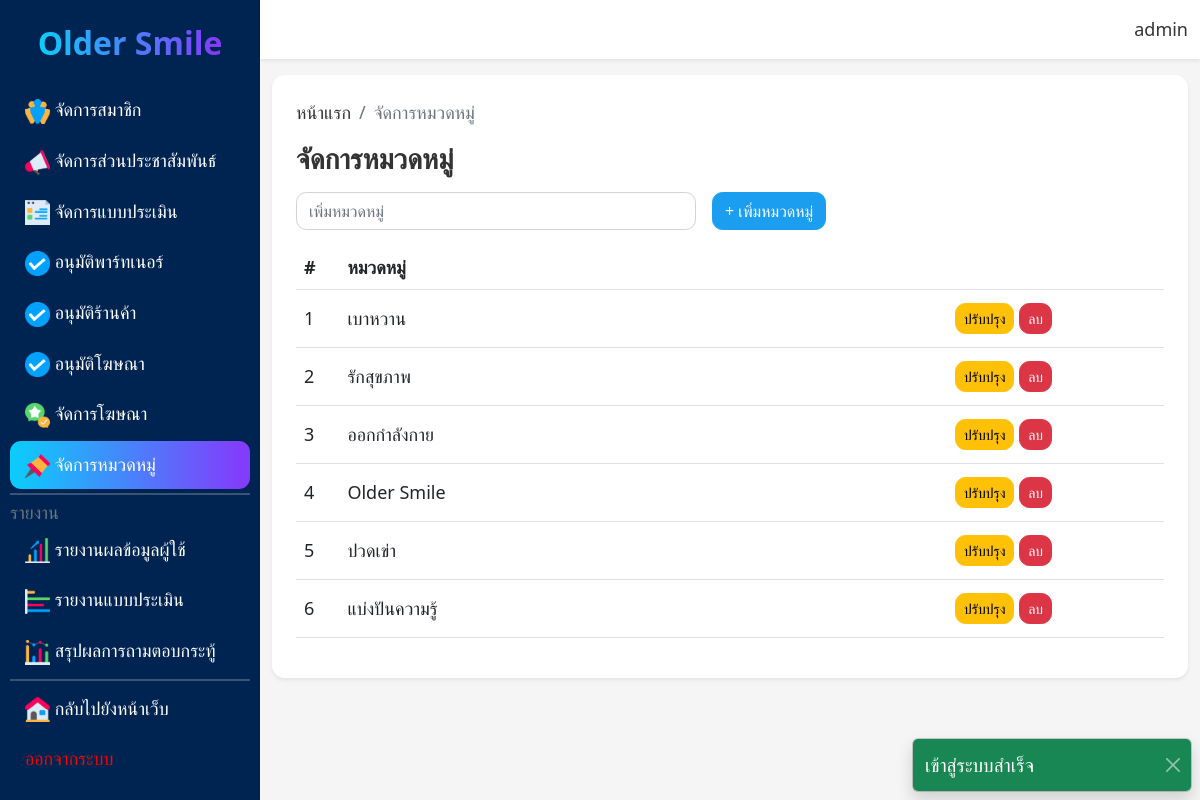
/admin/cat_mng.php (signed in), run on the app's committed database.
### tables this page shows
CREATE TABLE `category` (
  `cat_id` int(11) NOT NULL,
  `cat_name` varchar(255) NOT NULL
);

### admin/cat_mng.php (the view, shortened to what this page needs)
<?php
include('../conn.php');
$sql = "SELECT * FROM category WHERE not cat_id = 1";
$query = mysqli_query($conn,$sql);
?>
<!DOCTYPE html>
<html lang="en">
<head>
    <link rel="stylesheet" href="../boostrap/bootstrap.min.css">
    <link rel="stylesheet" href="../css/admin.css">
    <link rel="stylesheet" href="../css/base.css">
</head>
<body>
    <?php include('component/alert.php');?>
    <main class="main d-flex">
        <?php include('component/sidebar.php');?>
        <div class="content">
            <?php include('component/navbar.php');?>
            <div class="content-body">
                <div class="container-fluid mt-3 pb-5">
                    <div class="p-4 rounded-4 shadow-sm bg-white">
                        <ol class="breadcrumb">
                            <li class="breadcrumb-item"><a href="../index.php">หน้าแรก</a></li>
                            <li class="breadcrumb-item active">จัดการหมวดหมู่</li>
                        </ol>
                        <div class="d-flex justify-content-between">
                            <h3 class="mb-3">จัดการหมวดหมู่</h3>
                        </div>
                        <form action="cat_proc/cat_add_proc.php" method="post" class="d-flex">
                            <div class="me-3">
                                <input style="width: 400px!important;" required autofocus type="text" name="cat_name" id="" class="form-control" placeholder="เพิ่มหมวดหมู่">
                            </div>
                            <button type="submit" class="btn btn-primary">+ เพิ่มหมวดหมู่</button>
                        </form>
                        <div class="table-responsive mt-3">
                            <table class="table table-hover align-middle">
                                <thead>
                                    <tr>
                                        <th style="width: 5%;">#</th>
                                        <th style="width: 70%;">หมวดหมู่</th>
                                        <th style="width: 25%;"></th>
                                    </tr>
                                </thead>
                                <tbody>
                                    <?php foreach($query as $i => $row):?>
                                    <form action="cat_proc/cat_edit_proc.php" method="post">
                                    <tr>
                                        <td><?php echo $i+1;?></td>
                                        <td>
                                            <input type="text" name="cat_name" value="<?php echo $row['cat_name'];?>" id="" class="form-control-plaintext">
                                        </td>
                                        <td>
                                            <button type="submit" class="btn btn-warning btn-sm">ปรับปรุง</button>
                                            <a href="cat_proc/cat_del_proc.php?id=<?php echo $row['cat_id'];?>" onclick="return confirm('คุณแน่ใจ หรือไม่ ว่าจะลบ')" class="btn btn-danger btn-sm">ลบ</a>
                                        </td>
                                    </tr>
                                    </form>
                                    <?php endforeach;?>
                                </tbody>
                            </table>
                        </div>
                    </div>
                </div>
            </div>
        </div>
    </main>
</body>
</html>

### css/admin.css (style rules this page uses)
.content { width: 100%; }
body { overflow: hidden; }
.content-body { width: 100%; overflow: auto; max-height: 100vh; }

### css/base.css (style rules this page uses)
body { background-color: #f5f5f5!important; font-family: system-ui, -apple-system, BlinkMacSystemFont, 'Segoe UI', Roboto, Oxygen, Ubuntu, Cantarell, 'Open Sans', 'Helvetica Neue', sans-serif!important; font-size: 18px!important; font-weight: 500!important; margin: 0!important; padding: 0!important; }
h1,h2,h3,h4,h5,h6,a,p { color: #333!important; text-decoration: none!important; margin: 0!important; }
h1,h2,h3,h4,h5,h6 { font-weight: 600!important; }
.rounded-4 { border-radius: 0.8rem!important; }
.btn, .form-control, .form-select, .form-control-plaintext { border-radius: 0.65rem!important; }
.btn-primary, .btn-outline-primary:hover { background-color: #1b9df0!important; color: #fff!important; border-color: #1b9df0!important; }
.btn-success, .btn-danger, .btn-secondary, .btn-info { color: #fff!important; }

### data on the page
category: cat_name "เบาหวาน"
category: cat_name "รักสุขภาพ"
category: cat_name "ออกกำลังกาย"
category: cat_name "Older Smile"
category: cat_name "ปวดเข่า"
category: cat_name "แบ่งปันความรู้"

### other printed values
$_SESSION['succ'] "เข้าสู่ระบบสำเร็จ"
$_SESSION['my_name'] "admin"
